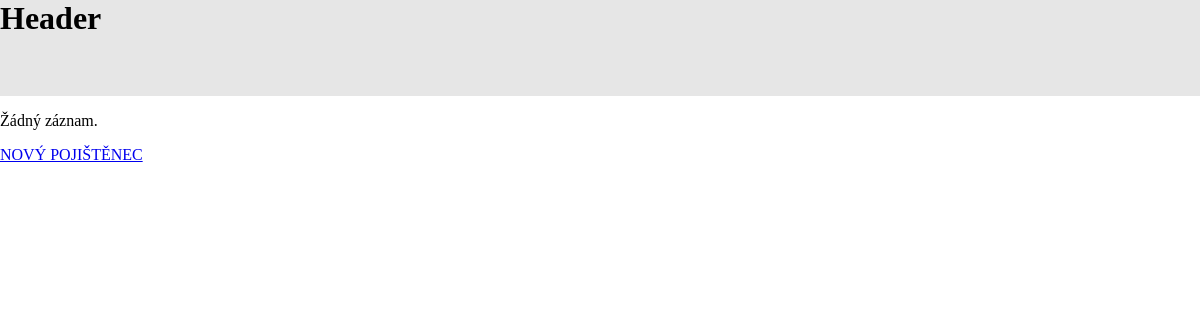
/pojistenci/, run on an earlier commit of the app's database.
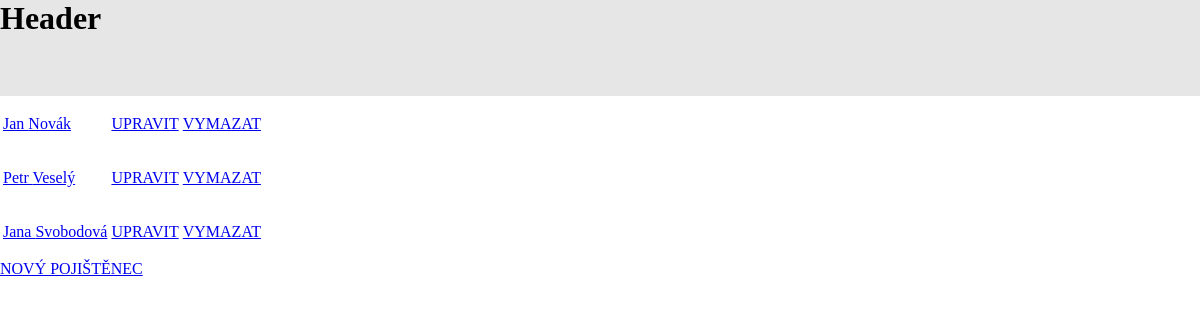
And on a later commit of the database.
### clients/models.py (models this page shows, shortened)
class Client(models.Model):
    name = models.CharField(max_length=200, verbose_name="Jméno")
    surname = models.CharField(max_length=200, verbose_name="Příjmení")
    street_address = models.CharField(max_length=200, verbose_name="Ulice a číslo popisné")
    city = models.CharField(max_length=100, verbose_name="Město")
    postal_code = models.CharField(max_length=6, verbose_name="Poštovní směrovací číslo")
    email = models.EmailField(max_length=200, verbose_name="Email")
    phone_number = models.CharField(max_length=16, verbose_name="Telefon")

### clients/views.py (the view)
# urls.py: path("pojistenci/", views.list_all_clients, name="list-all-clients"),
def list_all_clients(request):
    clients = Client.objects.all()
    return render(request, "clients/clients_list.html", {
        "clients": clients
    })

### clients/templates/clients/clients_list.html (shortened to what this page needs)
{% extends 'clients/layout.html' %}
{% block section %}
    <table>
    {% for client in clients %}
        <tr>
            <td><a href="{% url 'clients:client-detail' client.id %}"><p>{{ client.name }} {{ client.surname }}</p></a></td>
            <td><a href="{% url 'clients:edit-client' client.id %}">UPRAVIT</a></td>
            <td><a href="{% url 'clients:delete-client' client.id %}">VYMAZAT</a></td>
        </tr>
    {% empty %}
        <p>Žádný záznam.</p>
    {% endfor %}
    </table>
    <a href="{% url 'clients:client-create' %}">NOVÝ POJIŠTĚNEC</a>
{% endblock section %}

### clients/templates/clients/layout.html (shortened to what this page needs)
{% load static %}
<!DOCTYPE html>
<html lang="cs-cz">
<head>
    <link rel="stylesheet" href="{% static 'clients/styles.css' %}">
</head>
<body>
    <header>
        <h1>Header</h1>
    </header>
    <section class="container">
    {% block section %}
    {% endblock section %}
    </section>
</body>
</html>

### clients/static/clients/styles.css (style rules this page uses)
body { padding: 0; margin: 0; box-sizing: border-box; }
header { height: 6em; background: rgb(230, 230, 230); }
h1 { padding: 0; margin: 0; }
.container { max-width: 1280px; margin: 0 auto; }

What changed in the data, as far as the page shows it:
added Client: name "Jan", surname "Novák"
added Client: name "Petr", surname "Veselý"
added Client: name "Jana", surname "Svobodová"
Also different on the page:
text no longer shown: "Žádný záznam."
